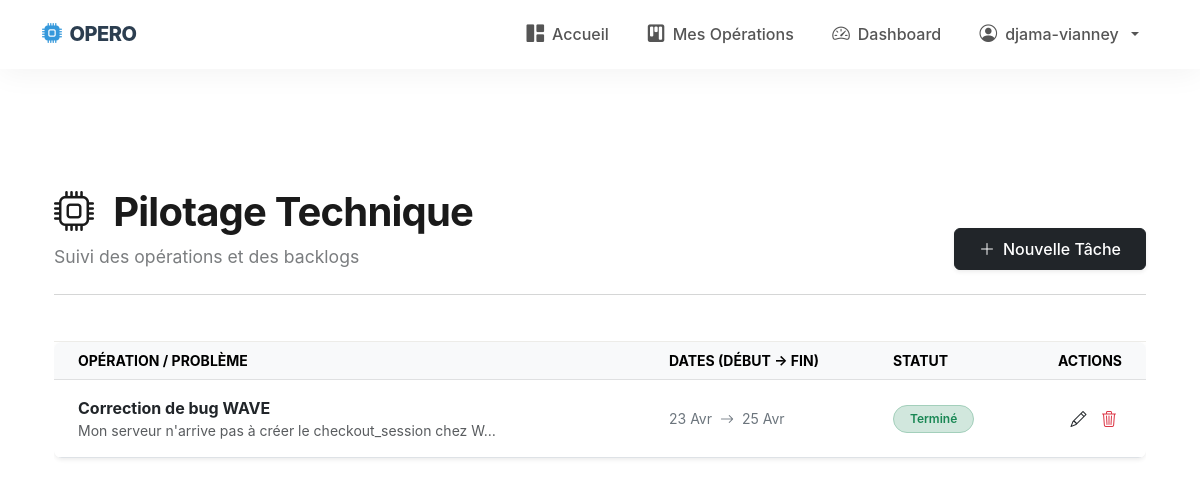
Screenshot of /notes/ (signed in) with the database file from the repository.
### notes/models.py (models this page shows, shortened)
class Operation(models.Model):
    STATUS_CHOICES = [
        ('attente', 'En attente'),
        ('en_cours', 'En cours'),
        ('termine', 'Terminé'),
        ('bloque', 'Bloqué'),
    ]
    user = models.ForeignKey(User, on_delete=models.CASCADE, related_name='operations')
    created_at = models.DateTimeField(auto_now_add=True) # Date d'ajout
    title = models.CharField(max_length=200) # Tâche / Amélioration
    problem_description = models.TextField() # Contexte précis
    proposed_solution = RichTextField() # Approche technique
    start_date = models.DateField(null=True, blank=True)
    end_date = models.DateField(null=True, blank=True)
    status = models.CharField(max_length=20, choices=STATUS_CHOICES, default='attente')
    tags = models.ManyToManyField(Tag, related_name='operations', blank=True)

### notes/views.py (the view)
# urls.py: path('notes/', views.note_list, name='note_list'),
@login_required
def note_list(request):
    operations = Operation.objects.filter(user=request.user).order_by('-created_at')
    return render(request, 'notes/note_list.html', {'operations': operations})

### notes/templates/notes/note_list.html (shortened to what this page needs)
{% extends 'notes/base.html' %}
{% block content %}
<div class="container">
    <header class="notion-header container mt-5">
    <div class="d-flex justify-content-between align-items-end mb-4">
        <div class="d-flex flex-column">
            <h1 class="notion-title mb-0" style="font-weight: 700; font-size: 2.5rem; letter-spacing: -0.02em;">
                <i class="bi bi-cpu me-2"></i>Pilotage Technique
            </h1>
            <p class="text-muted mt-2 mb-0" style="font-size: 1.1rem; opacity: 0.8;">
                Suivi des opérations et des backlogs
            </p>
        </div>
        <div>
            <a href="{% url 'note_create' %}" class="btn btn-dark shadow-sm px-4 py-2" style="border-radius: 6px; font-weight: 500;">
                <i class="bi bi-plus-lg me-2"></i>Nouvelle Tâche
            </a>
        </div>
    </div>
    <hr class="mt-2 text-muted opacity-25">
    </header>
    <div class="notion-table-container">
        <div class="table-responsive">
        <table class="table align-middle shadow-sm bg-white" style="border-radius: 8px; overflow: hidden;">
            <thead class="table-light">
                <tr class="text-muted small text-uppercase">
                    <th class="ps-4">Opération / Problème</th>
                    <th>Dates (Début → Fin)</th>
                    <th>Statut</th>
                    <th class="text-end pe-4">Actions</th>
                </tr>
            </thead>
            <tbody>
                {% for op in operations %}
                <tr class="border-bottom">
                    <td class="ps-4 py-3">
                        <div class="fw-bold text-dark">{{ op.title }}</div>
                        <div class="text-muted small">{{ op.problem_description|truncatechars:60 }}</div>
                    </td>
                    <td class="small text-secondary">
                        {{ op.start_date|date:"d M"|default:"--" }}
                        <i class="bi bi-arrow-right mx-1"></i>
                        {{ op.end_date|date:"d M"|default:"--" }}
                    </td>
                    <td>
                        {% if op.status == 'termine' %}
                            <span class="badge rounded-pill bg-success-subtle text-success border border-success-subtle px-3">Terminé</span>
                        {% elif op.status == 'bloque' %}
                            <span class="badge rounded-pill bg-danger-subtle text-danger border border-danger-subtle px-3">Bloqué</span>
                        {% elif op.status == 'en_cours' %}
                            <span class="badge rounded-pill bg-warning-subtle text-warning-emphasis border border-warning-subtle px-3">En cours</span>
                        {% else %}
                            <span class="badge rounded-pill bg-light text-dark border px-3">Attente</span>
                        {% endif %}
                    </td>
                    <td class="text-end pe-4">
                        <a href="{% url 'note_edit' op.pk %}" class="btn btn-link text-dark p-1"><i class="bi bi-pencil"></i></a>
                        <a href="{% url 'note_delete' op.pk %}" class="btn btn-link text-danger p-1"><i class="bi bi-trash3"></i></a>
                    </td>
                </tr>
                {% endfor %}
            </tbody>
        </table>
    </div>
</div>
{% endblock %}

### notes/templates/notes/base.html (shortened to what this page needs)
<!DOCTYPE html>
<html lang="fr">
<head>
    <link href="https://cdn.jsdelivr.net/npm/bootstrap@5.3.0/dist/css/bootstrap.min.css" rel="stylesheet">
    <link rel="stylesheet" href="https://cdn.jsdelivr.net/npm/bootstrap-icons@1.11.1/font/bootstrap-icons.css">
    <link href="https://cdn.jsdelivr.net/npm/select2@4.1.0-rc.0/dist/css/select2.min.css" rel="stylesheet" />
</head>
<body>
    <nav class="navbar navbar-expand-lg fixed-top navbar-modern">
        <div class="container">
            <a class="navbar-brand d-flex align-items-center" href="{% url 'index' %}">
                <i class="bi bi-cpu-fill"></i> OPERO
            </a>
            <div class="collapse navbar-collapse" id="navbarNav">
                <ul class="navbar-nav ms-auto">
                    <li class="nav-item">
                        <a class="nav-link" href="{% url 'index' %}">
                            <i class="bi bi-grid-1x2-fill"></i> Accueil
                        </a>
                    </li>
                    {% if user.is_authenticated %}
                    <li class="nav-item">
                        <a class="nav-link" href="{% url 'note_list' %}">
                            <i class="bi bi-kanban-fill"></i> Mes Opérations
                        </a>
                    </li>
                    <li class="nav-item">
                        <a class="nav-link" href="{% url 'dashboard' %}">
                            <i class="bi bi-speedometer2"></i> Dashboard
                        </a>
                    </li>
                    <li class="nav-item dropdown">
                        <a class="nav-link dropdown-toggle" href="#" role="button" data-bs-toggle="dropdown">
                            <i class="bi bi-person-circle"></i> {{ user.username }}
                        </a>
                    </li>
                    {% else %}
                    <li class="nav-item ms-lg-2">
                        <a class="nav-link btn btn-outline-primary px-4 border-0" href="{% url 'login' %}">
                            Connexion
                        </a>
                    </li>
                    {% endif %}
                </ul>
            </div>
        </div>
    </nav>
    <main class="container">
        {% block content %}{% endblock %}
    </main>
</body>
</html>

### notes/templates/notes/base.html (style rules this page uses)
:root { --primary-color: #2c3e50; --accent-color: #3498db; --glass-bg: rgba(255, 255, 255, 0.75); --glass-border: rgba(255, 255, 255, 0.3); }
body { background-color: #f0f2f5; font-family: 'Inter', 'Segoe UI', system-ui, -apple-system, sans-serif; padding-top: 80px; }
.navbar-modern { background: var(--glass-bg) !important; backdrop-filter: blur(12px); -webkit-backdrop-filter: blur(12px); border-bottom: 1px solid var(--glass-border); transition: all 0.4s ease; box-shadow: 0 4px 30px rgba(0, 0, 0, 0.05); }
.navbar-brand { font-weight: 800; letter-spacing: -0.5px; color: var(--primary-color) !important; }
.navbar-brand i { color: var(--accent-color); margin-right: 8px; }
.nav-link { color: #555 !important; font-weight: 500; padding: 0.8rem 1.2rem !important; border-radius: 8px; transition: all 0.2s ease-in-out; display: flex; align-items: center; gap: 8px; }
.nav-link i { font-size: 1.1rem; }
.badge { padding: 0.6em 1em; font-weight: 600; border-radius: 50px; }

### notes/templates/notes/note_list.html (style rules this page uses)
:root { --notion-bg: #ffffff; --notion-text: #1a1a1a; --notion-hover: #f7f7f5; --notion-border: #edece8; --accent-blue: #2383e2; }
body { background-color: var(--notion-bg); color: var(--notion-text); font-family: 'Inter', -apple-system, sans-serif; }
.notion-header { padding: 60px 0 30px 0; border-bottom: 1px solid var(--notion-border); margin-bottom: 0; }
.notion-title { font-size: 1.75rem; font-weight: 600; letter-spacing: -0.02em; display: flex; align-items: center; gap: 12px; color: var(--notion-text); }

### rows the page displays
Operation: title "Correction de bug WAVE", problem_description "Mon serveur n'arrive pas à créer le checkout_session chez W…", start_date "23 Avr", end_date "25 Avr", status "Terminé"

### other values shown
{{ user.username }} "djama-vianney"
